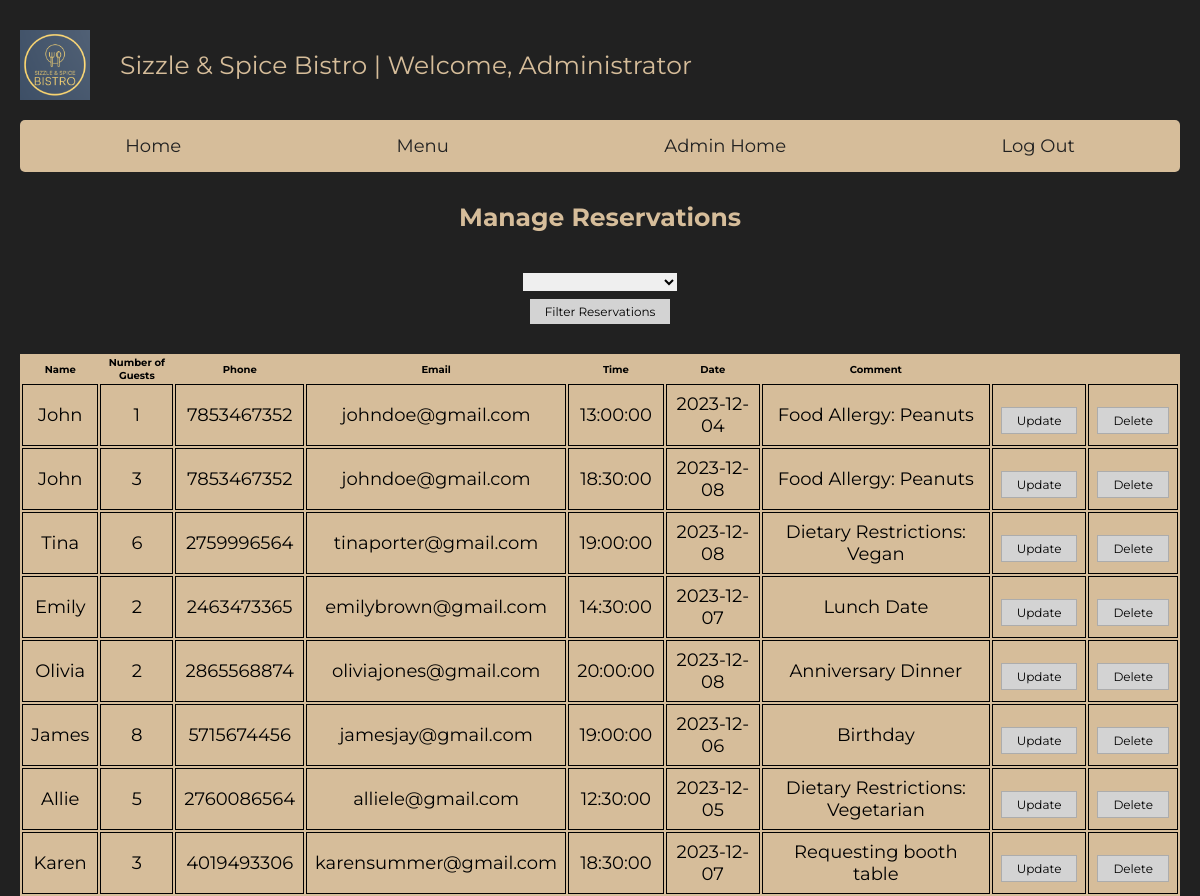
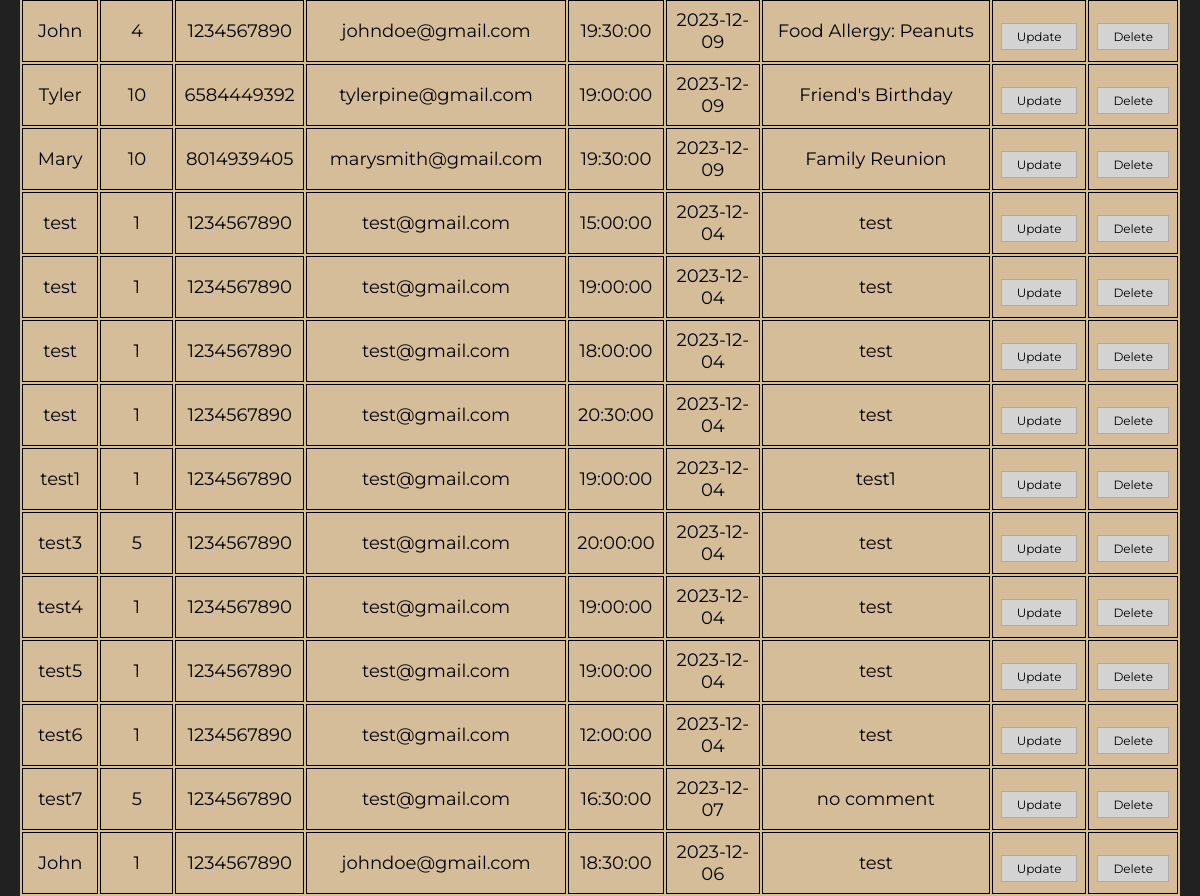
The app's page /restaurant-app/Admin/AdminRes.php with its own data (2 pictures, top to bottom).
### tables this page shows
CREATE TABLE `reservation` (
  `book_id` int(11) NOT NULL,
  `num_guest` int(2) NOT NULL,
  `comment` varchar(200) NOT NULL,
  `name` varchar(50) NOT NULL,
  `phone` varchar(10) NOT NULL,
  `email` varchar(50) NOT NULL,
  `time` time NOT NULL,
  `date` date NOT NULL,
  `cust_id` int(11) NOT NULL
);

### restaurant-app/Admin/AdminRes.php (the view, shortened to what this page needs)
<?php
require_once('../Connect.php');
$filter_res = '';
?>
<!DOCTYPE html>
<html lang="en">
<head>
   <link rel="stylesheet" href="https://cdn.jsdelivr.net/npm/swiper@8/swiper-bundle.min.css" />
   <link rel="stylesheet" href="https://cdnjs.cloudflare.com/ajax/libs/font-awesome/6.2.0/css/all.min.css">
   <link rel="stylesheet" href="../style.css">
</head>
<body style="text-align:center; display:flex;">
<section class="header">
   <div class="flex">
      <div class="img-logo">
         <img src="../images/ResLogo.png" alt="Restaurant Logo">
      </div>
      <a class="logo">Sizzle & Spice Bistro | Welcome,
        <?php
                if (isset($_SESSION['admin_name'])) {
                    echo $_SESSION['admin_name'];
                } else {
                    echo "Administrator";
                }
        ?>
      </a>
   </div>
   <nav class="navbar">
      <a href="../index.php">Home</a>
      <a href="../Menu.php">Menu</a>
      <a href="AdminHome.php">Admin Home</a>
      <a href="../LogOut.php">Log Out</a>
   </nav>
<table>
<h1> Manage Reservations <h1>
<form id="res_form" action="AdminRes.php" method="POST">
    <select name="filter_res" id="filter_res">
    <option value="" <?php if ($filter_res == '') echo 'selected'; ?>></option>
    <option value="Future Reservations"<?php if ($filter_res == 'Future Reservations') echo ' selected'; ?>>Future Reservations</option>
    </select><br>
    <button type="submit">Filter Reservations</button>
    <thead>
    <?php
    $filter_res = isset($_POST['filter_res']) ? $_POST['filter_res'] : '';
    if ($filter_res == '') {
       $request = "select * from reservation";
    }
    $query = mysqli_query($connection, $request);
    if (mysqli_num_rows($query) != 0) {
    ?>
    <tr>
        <th>Name</th>
        <th>Number of Guests</th>
        <th>Phone</th>
        <th>Email</th>
        <th>Time</th>
        <th>Date</th>
        <th>Comment</th>
        <th></th>
    </tr>
    <?php
        }
        ?>
    </thead>
        <?php
         if ($query && mysqli_num_rows($query) == 0) {
            echo '<br><h1 style="color: var(--sub-color);">No reservations found<h1>';
         }
         else {
          while($row = $query->fetch_assoc()){
        ?>
        <tr>
            <td><?php echo $row['name'];?></td>
            <td><?php echo $row['num_guest'];?></td>
            <td><?php echo $row['phone'];?></td>
            <td><?php echo $row['email'];?></td>
            <td><?php echo $row['time'];?></td>
            <td><?php echo $row['date'];?></td>
            <td><?php echo $row['comment'];?></td>
            <td class="reservation-update">
               <button class="btn btn-danger">
                   <a href="UpdateReservation.php?updateid=<?php echo $row['book_id'];?>">Update</a>
               </button>
            </td>
            <td class="reservation-delete">
               <button class="btn btn-danger">
                   <a href="deleteReservation.php?deleteID=<?php echo $row['book_id'];?>">Delete</a>
               </button>
            </td>
        </tr>
        <?php
          }}
        ?>
</table>
</section>
</body>
</html>

### restaurant-app/style.css (style rules this page uses)
:root { --main-color:#212121; --sub-color:#D6BD9A; --white:#fff; --border:.1rem solid rgba(82, 82, 82, 0.3); }
* { font-family: 'Montserrat', sans-serif; margin: 0; padding: 0; box-sizing: border-box; outline: none; border: none; text-decoration: none; }
html { font-size: 62.5%; overflow-x: hidden; }
body { background-color: var(--main-color); }
section { padding: 3rem 2rem; max-width: 1200px; margin: 0 auto; }
.btn { display: inline-block; cursor: pointer; padding: 1rem 3rem; border: var(--border); font-size: 1.8rem; color: var(--sub-color); text-align: center; text-transform: capitalize; transition: .2s linear; margin-top: 1rem; background-color: var(--main-color); }
.header { padding-bottom: 0; }
.header .flex .logo { color: var(--sub-color); font-size: 2.5rem; margin-top:2rem; }
.header .flex { display: flex; }
.header .navbar { display: flex; align-items: center; justify-content: space-around; gap: 1.5rem; margin-top: 2rem; background-color: var(--sub-color); padding: .5rem; border-radius: .5rem; }
.header .navbar a { font-size: 1.8rem; color: var(--main-color); padding: 1rem 3rem; border-radius: .5rem; }
.header h1 { color: var(--sub-color); margin-top: 3rem; font-size: 2.5rem; }
.img-logo { width: 100px; height: 70px; display: flex; }
.header table { margin-top: 3rem; align-items: center; background-color: var(--sub-color); }
.header button { background-color: lightgray; color: black; font-size: 12px; padding: 5px 15px; }
.header button a { color: black; }
.header td, td { font-size: 1.8rem; border: 1px solid black; text-align: center; padding: 8px; }

### records on screen
reservation: name "John", num_guest "1", phone "7853467352", email "johndoe@gmail.com", time "13:00:00", date "2023-12-04", comment "Food Allergy: Peanuts"
reservation: name "John", num_guest "3", phone "7853467352", email "johndoe@gmail.com", time "18:30:00", date "2023-12-08", comment "Food Allergy: Peanuts"
reservation: name "Tina", num_guest "6", phone "2759996564", email "tinaporter@gmail.com", time "19:00:00", date "2023-12-08", comment "Dietary Restrictions: Vegan"
reservation: name "Emily", num_guest "2", phone "2463473365", email "emilybrown@gmail.com", time "14:30:00", date "2023-12-07", comment "Lunch Date"
reservation: name "Olivia", num_guest "2", phone "2865568874", email "oliviajones@gmail.com", time "20:00:00", date "2023-12-08", comment "Anniversary Dinner"
reservation: name "James", num_guest "8", phone "5715674456", email "jamesjay@gmail.com", time "19:00:00", date "2023-12-06", comment "Birthday"
reservation: name "Allie", num_guest "5", phone "2760086564", email "alliele@gmail.com", time "12:30:00", date "2023-12-05", comment "Dietary Restrictions: Vegetarian"
reservation: name "Karen", num_guest "3", phone "4019493306", email "karensummer@gmail.com", time "18:30:00", date "2023-12-07", comment "Requesting booth table"
reservation: name "John", num_guest "4", phone "1234567890", email "johndoe@gmail.com", time "19:30:00", date "2023-12-09", comment "Food Allergy: Peanuts"
reservation: name "Tyler", num_guest "10", phone "6584449392", email "tylerpine@gmail.com", time "19:00:00", date "2023-12-09", comment "Friend's Birthday"
reservation: name "Mary", num_guest "10", phone "8014939405", email "marysmith@gmail.com", time "19:30:00", date "2023-12-09", comment "Family Reunion"
reservation: name "test", num_guest "1", phone "1234567890", email "test@gmail.com", time "15:00:00", date "2023-12-04", comment "test"
reservation: name "test", num_guest "1", phone "1234567890", email "test@gmail.com", time "19:00:00", date "2023-12-04", comment "test"
reservation: name "test", num_guest "1", phone "1234567890", email "test@gmail.com", time "18:00:00", date "2023-12-04", comment "test"
reservation: name "test", num_guest "1", phone "1234567890", email "test@gmail.com", time "20:30:00", date "2023-12-04", comment "test"
reservation: name "test1", num_guest "1", phone "1234567890", email "test@gmail.com", time "19:00:00", date "2023-12-04", comment "test1"
reservation: name "test3", num_guest "5", phone "1234567890", email "test@gmail.com", time "20:00:00", date "2023-12-04", comment "test"
reservation: name "test4", num_guest "1", phone "1234567890", email "test@gmail.com", time "19:00:00", date "2023-12-04", comment "test"
reservation: name "test5", num_guest "1", phone "1234567890", email "test@gmail.com", time "19:00:00", date "2023-12-04", comment "test"
reservation: name "test6", num_guest "1", phone "1234567890", email "test@gmail.com", time "12:00:00", date "2023-12-04", comment "test"
reservation: name "test7", num_guest "5", phone "1234567890", email "test@gmail.com", time "16:30:00", date "2023-12-07", comment "no comment"
reservation: name "John", num_guest "1", phone "1234567890", email "johndoe@gmail.com", time "18:30:00", date "2023-12-06", comment "test"
